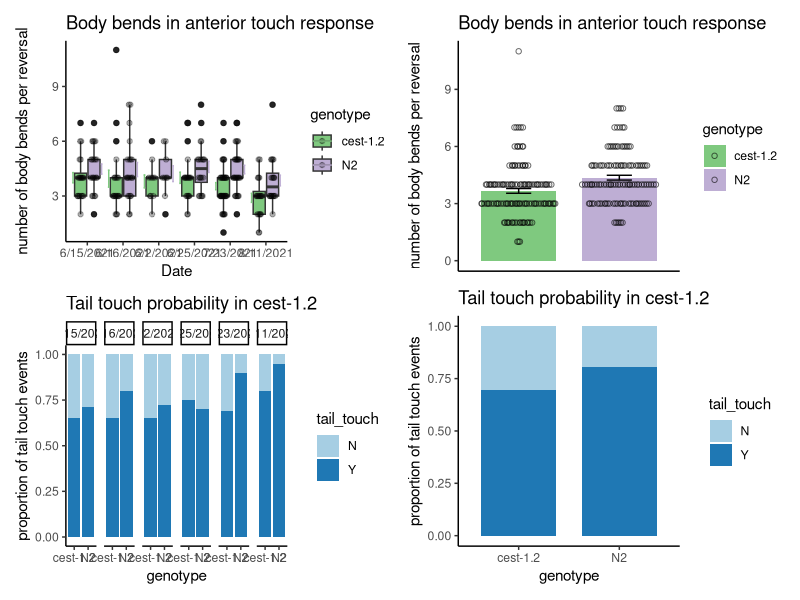
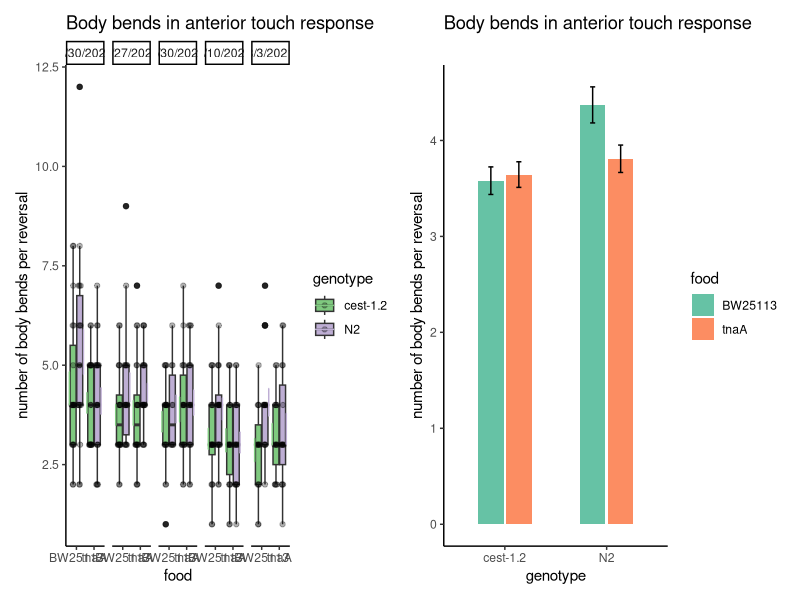

Write R code to recreate these figures, in order. (Note: this script raises an error after producing the figures.)
## ---- chunk 1
knitr::opts_chunk$set(echo = TRUE)
library(tidyverse)
library(patchwork)
library(ggbeeswarm)
library(kableExtra)
library(magrittr)
theme_set(theme_classic())
## ---- chunk 2
AntTouch <- read_csv('cest1.2_anterior_touch_merged.csv') %>%
  mutate(plate = as.factor(plate))

dates_contaminated <- c("7/7/2021","7/8/2021","7/14/2021","7/15/2021")
## ---- chunk 3

#bodybend boxplot, by date
bodybendPlot <- AntTouch %>%
  filter(is.na(note), 
         time_off_food != 30, 
         is.na(additive), 
         genotype != "daf-22",
         food == "OP50",  
         !date %in% dates_contaminated) %>%
  ggplot(aes(x = date, fill = genotype, y = bends)) +
  geom_boxplot() +
  ggbeeswarm::geom_quasirandom(aes(group = genotype),
                               width = .1,
                               alpha = 0.3,
                               dodge.width = .75) +
  stat_summary(aes(color = genotype),
               geom = "errorbar", 
               fun.data = "mean_se", 
               width = 0.1, 
               position = position_dodge(width = 1.6)) +
  scale_color_brewer(palette = "Accent") +
  scale_fill_brewer(palette = "Accent") +
   labs(title = "Body bends in anterior touch response",
 y = "number of body bends per reversal", x = "Date") 

#tail touch bar plot, by date
tailtouchPlot <- 
  AntTouch %>%
  ungroup() %>%
  filter(is.na(note), 
         is.na(additive),  
         food == "OP50", 
         genotype != "daf-22",
         !date %in% dates_contaminated) %>%
  ggplot(aes(x = genotype, fill = tail_touch)) +
  geom_bar(position = "fill") +
  labs(title = "Tail touch probability in cest-1.2",
       y = "proportion of tail touch events") +
  facet_grid(.~date) +
    scale_fill_brewer(palette = "Paired")

#bodybend bar plot, combined
bodybendPlot2 <- AntTouch %>%
  filter(is.na(note), 
         time_off_food != 30, 
         is.na(additive), 
         food == "OP50",
         !date %in% dates_contaminated) %>%
  ggplot(aes(x = 1, fill = genotype, y = bends)) +
  stat_summary(aes(fill= genotype),
               geom = "bar", 
               fun = "mean", 
               width = 0.3, 
               position = position_dodge(width = .4)) +
  ggbeeswarm::geom_quasirandom(aes(group = genotype),
                               pch=1,
                               width = .075,
                               alpha = 0.6,
                               dodge.width = .4) +
  stat_summary(geom = "errorbar", 
               fun.data = "mean_se", 
               width = 0.1, 
               position = position_dodge(width = .4)) +
  scale_color_brewer(palette = "Accent") +
  scale_fill_brewer(palette = "Accent") +
   labs(title = "Body bends in anterior touch response",
 y = "number of body bends per reversal") +
  theme(axis.title.x=element_blank(),
        axis.text.x=element_blank(),
        axis.ticks.x=element_blank())

#tail touch bar plot, combined
tailtouchPlot2 <- AntTouch %>%
  ungroup() %>%
  filter(is.na(note), 
         is.na(additive),
         food == "OP50",
         !date %in% dates_contaminated) %>%
  ggplot(aes(x = genotype, fill = tail_touch)) +
  geom_bar(position = "fill",
           width = 0.75) +
  labs(title = "Tail touch probability in cest-1.2",
       y = "proportion of tail touch events") +
  scale_fill_brewer(palette = "Paired")

(bodybendPlot / tailtouchPlot) | (bodybendPlot2 / tailtouchPlot2)
## ---- chunk 4

#body bends comparison of means
AntTouchSimplified <- AntTouch %>% 
  filter(is.na(note), 
         time_off_food != 30, 
         is.na(additive), 
         food == "OP50",
         !date %in% dates_contaminated) %>%
  select(genotype, bends)

t.test(bends ~ genotype, data = AntTouchSimplified)

## ---- chunk 5

#tnaA bodybends plot by date
tnaAbodybendPlot <- AntTouch %>%
  filter(is.na(note),
         time_off_food != 30,
         !food %in% c("OP50", "JUb39", "tdcKO"),
         !date %in% dates_contaminated) %>%
  ggplot(aes(x = food, fill = genotype, y = bends)) +
  geom_boxplot() +
  ggbeeswarm::geom_quasirandom(aes(group = genotype),
                               width = .1,
                               alpha = 0.3,
                               dodge.width = .75) +
  stat_summary(aes(color = genotype),
               geom = "errorbar", 
               fun.data = "mean_se", 
               width = 0.1, 
               position = position_dodge(width = 1.6)) +
  scale_color_brewer(palette = "Accent") +
  scale_fill_brewer(palette = "Accent") +
   labs(title = "Body bends in anterior touch response",
 y = "number of body bends per reversal") +
  facet_grid(.~ date)


#bodybend bar plot, combined
tnaAbodybendPlot2 <- AntTouch %>%
 filter(is.na(note), 
         is.na(additive),  
         !food %in% c("OP50", "JUb39", "tdcKO"), 
         genotype != "daf-22",
         !date %in% dates_contaminated) %>%
  ggplot(aes(x = genotype, fill = food, y = bends)) +
  stat_summary(aes(fill= food),
               geom = "bar", 
               fun = "mean", 
               width = 0.5, 
               position = position_dodge(width = .55)) +
  stat_summary(geom = "errorbar", 
               fun.data = "mean_se", 
               width = 0.1, 
               position = position_dodge(width = .55)) +
  scale_color_brewer(palette = "Set2") +
  scale_fill_brewer(palette = "Set2") +
   labs(title = "Body bends in anterior touch response",
 y = "number of body bends per reversal")


(tnaAbodybendPlot | tnaAbodybendPlot2)

## ---- chunk 6

AntTouch_BW <- AntTouch %>% 
  filter(is.na(note), 
         time_off_food != 30, 
         is.na(additive), 
         food == "BW25113",
         !date %in% dates_contaminated) %>%
  select(genotype, bends)

t.test(bends ~ genotype, data = AntTouchBW)

AntTouch_tnaA <- AntTouch %>% 
  filter(is.na(note), 
         time_off_food != 30, 
         is.na(additive), 
         food == "tnaA",
         !date %in% dates_contaminated) %>%
  select(genotype, bends)

t.test(bends ~ genotype, data = AntTouch_tnaA)
